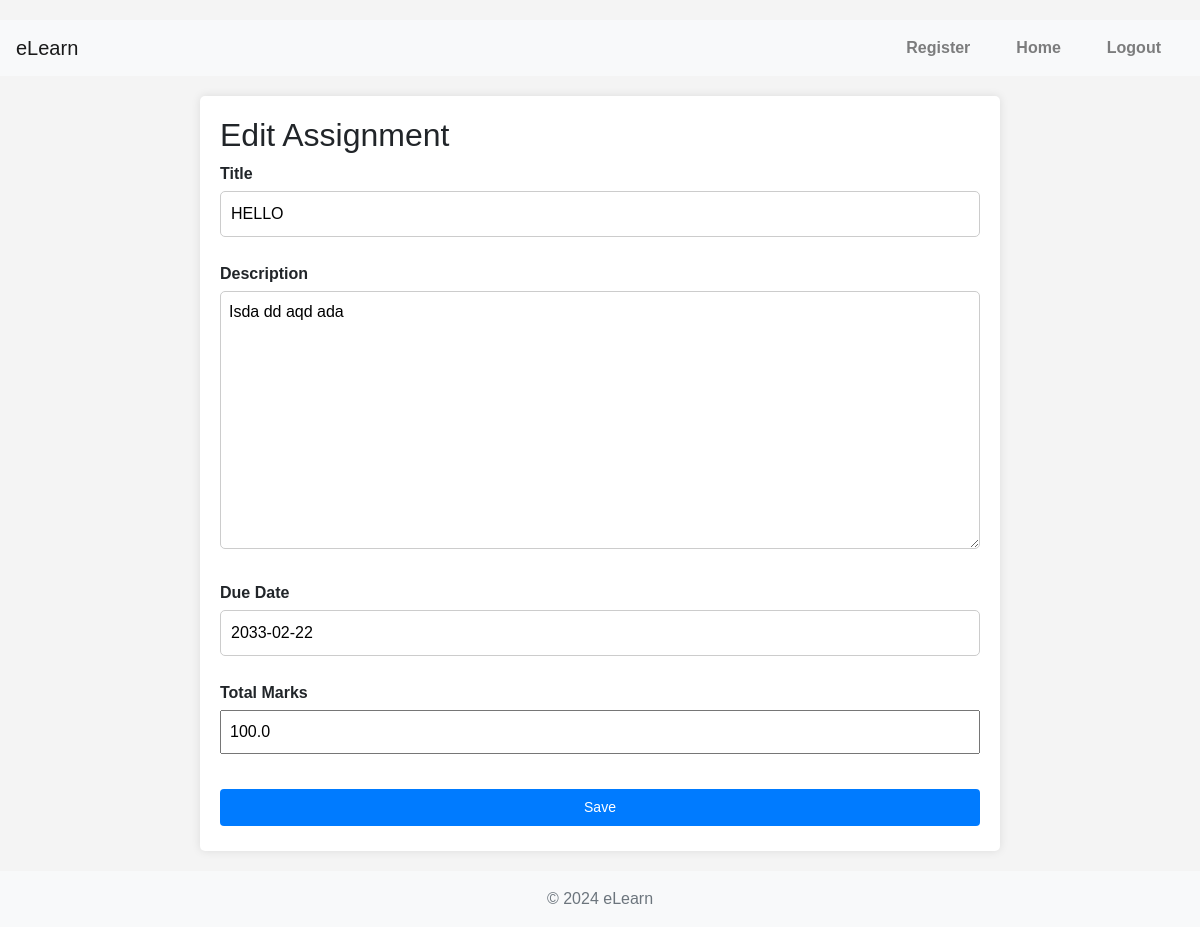
The app's page /assignments/13/update/ (signed in) with its own data.
### assignments/models.py (models this page shows, shortened)
class Assignment(models.Model):
    title = models.CharField(max_length=100)
    description = models.TextField()
    due_date = models.DateField()
    course = models.ForeignKey(Course, on_delete=models.CASCADE, related_name='assignments')
    total_marks = models.FloatField(default=100)

### assignments/views.py (the view, shortened to what this page needs)
# urls.py: path('<int:pk>/update/', AssignmentUpdateView.as_view(), name='assignment_update'),
@method_decorator(login_required, name='dispatch')
class AssignmentUpdateView(View):
    def get(self, request, pk):
        assignment = get_object_or_404(Assignment, pk=pk)
        form = AssignmentForm(instance=assignment)
        return render(request, 'assignments/assignment_form.html', {'form': form})

### assignments/forms.py
class AssignmentForm(forms.ModelForm):
    class Meta:
        model = Assignment
        fields = ['title', 'description', 'due_date', 'course', 'total_marks']
        widgets = {
            'course': forms.HiddenInput()
        }

### templates/assignments/assignment_form.html (shortened to what this page needs)
{% extends "core/base.html" %}
{% block content %}
<div class="assignment-container">
    <h2>{% if form.instance.pk %}Edit{% else %}Create{% endif %} Assignment</h2>
    <form method="post">
        <div class="form-group">
            <label for="id_title">Title</label>
            {{ form.title }}
        </div>
        <div class="form-group">
            <label for="id_description">Description</label>
            {{ form.description }}
        </div>
        <div class="form-group">
            <label for="id_due_date">Due Date</label>
            {{ form.due_date }}
        </div>
        <div class="form-group">
            <label for="id_total_marks">Total Marks</label>
            {{ form.total_marks }}
        </div>
        <button type="submit" class="btn">Save</button>
    </form>
</div>
{% endblock %}

### static/css/main.css (style rules this page uses)
body { font-family: Arial, sans-serif; background-color: #f4f4f4; margin: 0; padding: 0; display: flex; flex-direction: column; min-height: 100vh; padding-top: 20px; }
.btn { margin-top: 50px; z-index: 4; }

### static/css/assignments.css (style rules this page uses)
.course-container, .assignment-container { background-color: #fff; padding: 20px; border-radius: 5px; box-shadow: 0 0 10px rgba(0, 0, 0, 0.1); margin: 20px auto; max-width: 800px; }
.course-container h2, .assignment-container h2 { margin-top: 0; }
.course-container a.btn, .assignment-container a.btn, .assignment-container form button { display: inline-block; padding: 8px 16px; font-size: 14px; color: #fff; background-color: #007BFF; border: none; border-radius: 4px; text-decoration: none; transition: background-color 0.3s; margin: 5px 0; }
form { display: flex; flex-direction: column; }
form .form-group { margin-bottom: 15px; }
form label { font-weight: bold; margin-bottom: 5px; }
form input[type="text"], form textarea, form select { padding: 10px; font-size: 16px; border: 1px solid #ccc; border-radius: 5px; width: 100%; box-sizing: border-box; margin-bottom: 10px; }
form button { align-self: flex-start; }

### static/css/grades.css (style rules this page uses)
.form-group { margin-bottom: 15px; }
.form-group label { display: block; margin-bottom: 5px; font-weight: bold; }
.form-group input, .form-group textarea { width: 100%; padding: 8px; box-sizing: border-box; }
button { display: block; width: 100%; padding: 10px; background-color: #007BFF; color: white; border: none; border-radius: 5px; font-size: 16px; cursor: pointer; }

### records on screen
Assignment: title "HELLO", description "Isda dd aqd ada", due_date "2033-02-22", total_marks "100.0"
